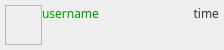
<?xml version="1.0" encoding="UTF-8"?>
<ui version="4.0">
 <class>CChatItemOtherWidget</class>
 <widget class="QWidget" name="CChatItemOtherWidget">
  <property name="geometry">
   <rect>
    <x>0</x>
    <y>0</y>
    <width>224</width>
    <height>50</height>
   </rect>
  </property>
  <property name="sizePolicy">
   <sizepolicy hsizetype="Preferred" vsizetype="Preferred">
    <horstretch>0</horstretch>
    <verstretch>0</verstretch>
   </sizepolicy>
  </property>
  <property name="windowTitle">
   <string>Form</string>
  </property>
  <layout class="QGridLayout" name="gridLayout">
   <property name="sizeConstraint">
    <enum>QLayout::SetDefaultConstraint</enum>
   </property>
   <property name="leftMargin">
    <number>5</number>
   </property>
   <property name="topMargin">
    <number>5</number>
   </property>
   <property name="rightMargin">
    <number>5</number>
   </property>
   <property name="bottomMargin">
    <number>5</number>
   </property>
   <property name="spacing">
    <number>0</number>
   </property>
   <item row="1" column="2" colspan="3">
    <widget class="QTextBrowser" name="chat_textBrowser">
     <property name="sizePolicy">
      <sizepolicy hsizetype="Preferred" vsizetype="Ignored">
       <horstretch>0</horstretch>
       <verstretch>0</verstretch>
      </sizepolicy>
     </property>
     <property name="font">
      <font>
       <family>微软雅黑</family>
       <pointsize>10</pointsize>
      </font>
     </property>
     <property name="autoFillBackground">
      <bool>false</bool>
     </property>
     <property name="styleSheet">
      <string notr="true">color: #666666;
background: transparent;
border: none;</string>
     </property>
     <property name="lineWidth">
      <number>1</number>
     </property>
     <property name="verticalScrollBarPolicy">
      <enum>Qt::ScrollBarAlwaysOff</enum>
     </property>
     <property name="horizontalScrollBarPolicy">
      <enum>Qt::ScrollBarAlwaysOff</enum>
     </property>
     <property name="html">
      <string>&lt;!DOCTYPE HTML PUBLIC &quot;-//W3C//DTD HTML 4.0//EN&quot; &quot;http://www.w3.org/TR/REC-html40/strict.dtd&quot;&gt;
&lt;html&gt;&lt;head&gt;&lt;meta name=&quot;qrichtext&quot; content=&quot;1&quot; /&gt;&lt;style type=&quot;text/css&quot;&gt;
p, li { white-space: pre-wrap; }
&lt;/style&gt;&lt;/head&gt;&lt;body style=&quot; font-family:'微软雅黑'; font-size:10pt; font-weight:400; font-style:normal;&quot;&gt;
&lt;p style=&quot;-qt-paragraph-type:empty; margin-top:0px; margin-bottom:0px; margin-left:0px; margin-right:0px; -qt-block-indent:0; text-indent:0px; font-family:'微软雅黑';&quot;&gt;&lt;br /&gt;&lt;/p&gt;&lt;/body&gt;&lt;/html&gt;</string>
     </property>
    </widget>
   </item>
   <item row="0" column="0" rowspan="2">
    <widget class="QFrame" name="frame">
     <property name="styleSheet">
      <string notr="true">background: none;</string>
     </property>
     <property name="frameShape">
      <enum>QFrame::StyledPanel</enum>
     </property>
     <property name="frameShadow">
      <enum>QFrame::Raised</enum>
     </property>
     <layout class="QGridLayout" name="gridLayout_2">
      <property name="leftMargin">
       <number>0</number>
      </property>
      <property name="topMargin">
       <number>0</number>
      </property>
      <property name="rightMargin">
       <number>5</number>
      </property>
      <property name="bottomMargin">
       <number>0</number>
      </property>
      <property name="spacing">
       <number>0</number>
      </property>
      <item row="0" column="0" alignment="Qt::AlignTop">
       <widget class="QLabel" name="user_pic">
        <property name="minimumSize">
         <size>
          <width>30</width>
          <height>30</height>
         </size>
        </property>
        <property name="maximumSize">
         <size>
          <width>30</width>
          <height>30</height>
         </size>
        </property>
        <property name="styleSheet">
         <string notr="true">background: none;</string>
        </property>
        <property name="text">
         <string/>
        </property>
        <property name="pixmap">
         <pixmap resource="../../Status.qrc">:/pic/Resources/material/pic/teacher.png</pixmap>
        </property>
        <property name="scaledContents">
         <bool>true</bool>
        </property>
       </widget>
      </item>
     </layout>
    </widget>
   </item>
   <item row="0" column="1" colspan="2">
    <widget class="QLabel" name="username_text">
     <property name="sizePolicy">
      <sizepolicy hsizetype="Preferred" vsizetype="Fixed">
       <horstretch>0</horstretch>
       <verstretch>0</verstretch>
      </sizepolicy>
     </property>
     <property name="font">
      <font>
       <family>微软雅黑</family>
       <pointsize>9</pointsize>
      </font>
     </property>
     <property name="styleSheet">
      <string notr="true">color: #009900;
background: none;</string>
     </property>
     <property name="text">
      <string>username</string>
     </property>
     <property name="alignment">
      <set>Qt::AlignLeading|Qt::AlignLeft|Qt::AlignVCenter</set>
     </property>
    </widget>
   </item>
   <item row="0" column="3" colspan="2">
    <widget class="QLabel" name="time_text">
     <property name="sizePolicy">
      <sizepolicy hsizetype="Preferred" vsizetype="Fixed">
       <horstretch>0</horstretch>
       <verstretch>0</verstretch>
      </sizepolicy>
     </property>
     <property name="font">
      <font>
       <family>微软雅黑</family>
       <pointsize>9</pointsize>
      </font>
     </property>
     <property name="styleSheet">
      <string notr="true">color: #333333;
background: none;</string>
     </property>
     <property name="text">
      <string>time</string>
     </property>
     <property name="scaledContents">
      <bool>false</bool>
     </property>
     <property name="alignment">
      <set>Qt::AlignRight|Qt::AlignTrailing|Qt::AlignVCenter</set>
     </property>
     <property name="wordWrap">
      <bool>false</bool>
     </property>
    </widget>
   </item>
  </layout>
 </widget>
 <resources>
  <include location="../../Status.qrc"/>
 </resources>
 <connections/>
</ui>
